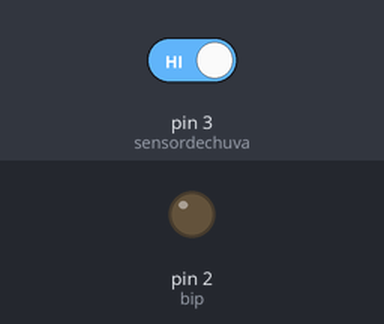
A sketch run on a simulated Arduino Uno, built with avr-gcc and run on an emulated ATmega328P. Shown: output pins drawn as LEDs (lit = HIGH). The test bench sets the inputs (shaded band); at power-on: pin 3 (sensordechuva) HIGH.

Above: at 1.7 s.
1.8 s: pin 3 (sensordechuva) driven LOW
At 2.01 s:
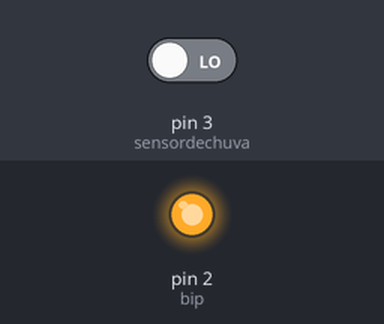
4.8 s: pin 3 (sensordechuva) driven HIGH
At 4.8 s:
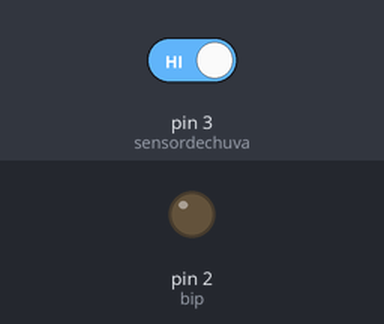
Timing chart, 0 to 7.8 s (numbered marks = the images above; inputs shaded):
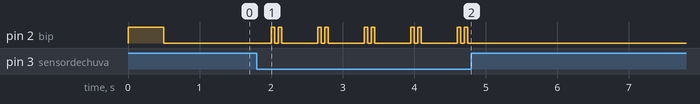

The sketch:

chuva.ino
```cpp
/* Exemplo do Sensor de Chuva
Equipe LdG
*/
int bip = 2;
int sensordechuva = 3;
void setup()
{
pinMode(bip,OUTPUT);
pinMode(sensordechuva,INPUT);
digitalWrite(bip,HIGH);
delay(500);
digitalWrite(bip,LOW);
}
void loop()
{
if(digitalRead(sensordechuva) == 0)
{

digitalWrite(bip,HIGH);
delay(50);
digitalWrite(bip,LOW);
delay(50);
digitalWrite(bip,HIGH);
delay(50);
digitalWrite(bip,LOW);
}
else
{
digitalWrite(bip,LOW);
}
delay(500);
}
```

Measured:
- after the input at 1.8 s, pin 2 (bip): LOW → HIGH after 0.20 s, then repeats every 0.65 s: LOW 0.05 s, HIGH 0.05 s, LOW 0.50 s, HIGH 0.05 s
- after the input at 4.8 s, pin 2 (bip): stops changing and stays LOW
